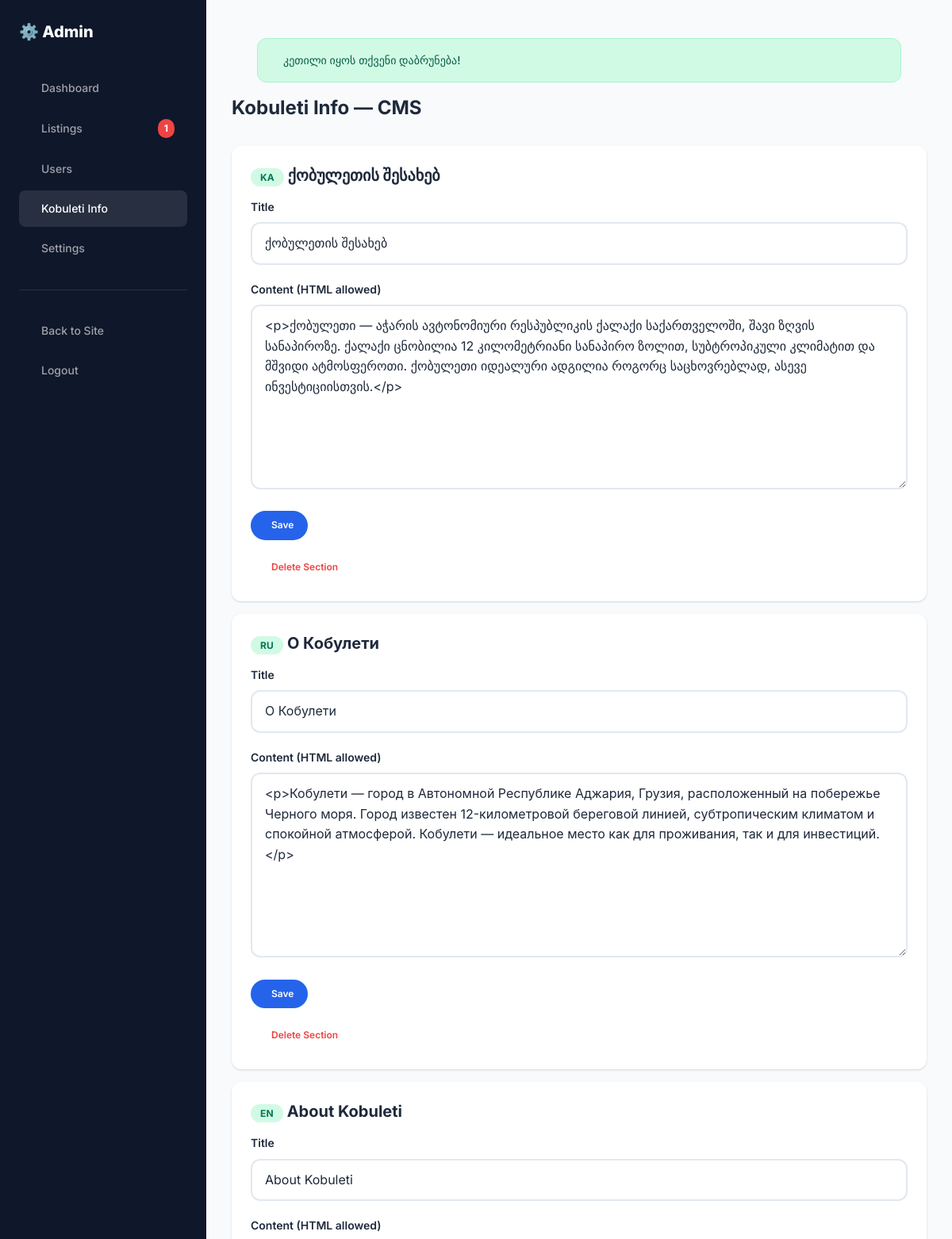
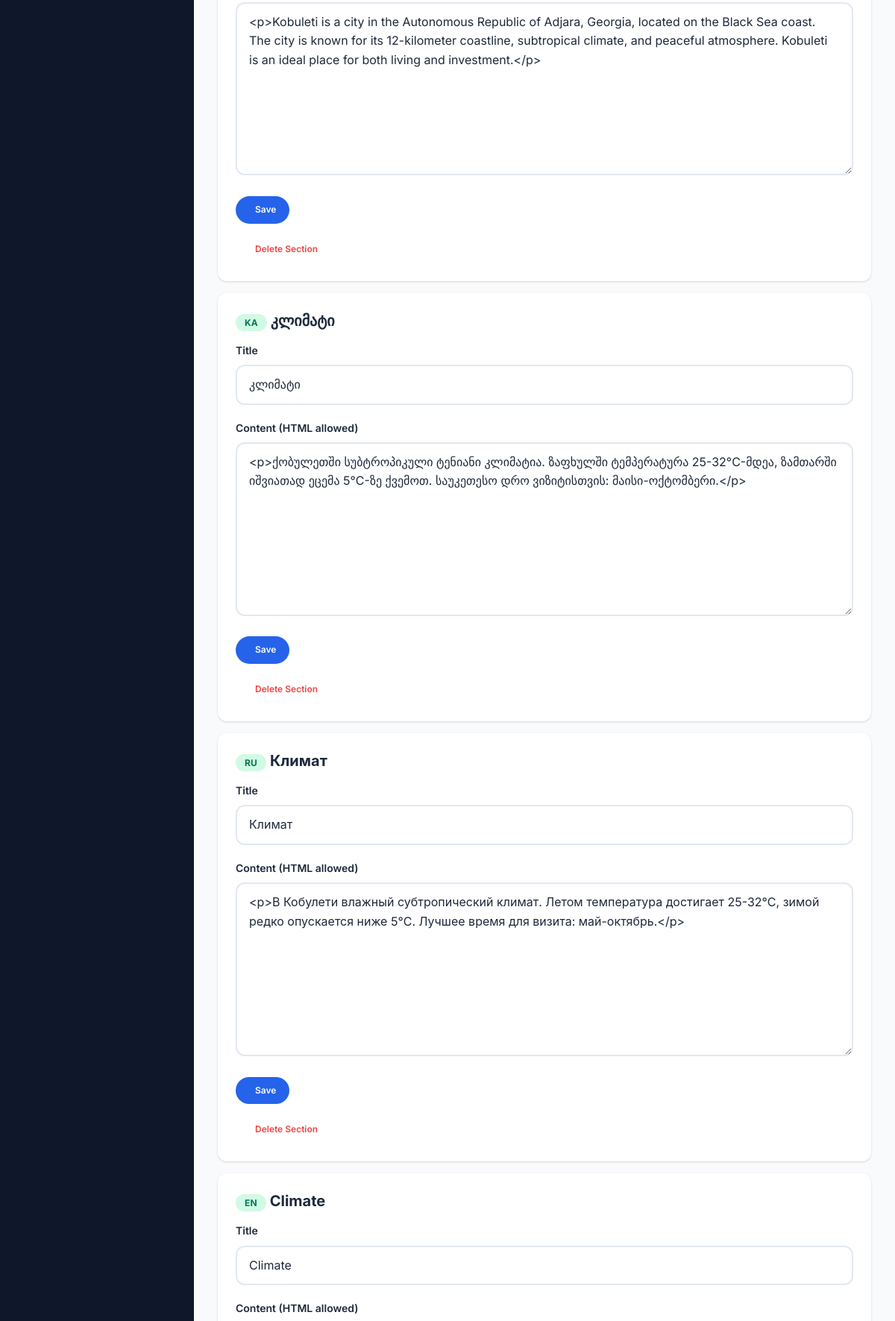
Page /admin/info (signed in, upper part) on the committed database (2 pictures, top to bottom).
### tables this page shows
CREATE TABLE `kobuleti_info` (
  `id` INT AUTO_INCREMENT PRIMARY KEY,
  `section` VARCHAR(100) NOT NULL,
  `lang` ENUM('ka','ru','en') NOT NULL,
  `title` VARCHAR(500),
  `content` LONGTEXT,
  `updated_at` TIMESTAMP DEFAULT CURRENT_TIMESTAMP ON UPDATE CURRENT_TIMESTAMP,
  UNIQUE KEY `uniq_section_lang` (`section`, `lang`)
);

### app/helpers/Helpers.php (called while the page is built, shortened)
<?php
function e($string) {
    return htmlspecialchars($string ?? '', ENT_QUOTES, 'UTF-8');
}

### admin/views/info.php (the view, shortened to what this page needs)
<div class="admin-header">
    <h1>Kobuleti Info — CMS</h1>
</div>
<?php foreach ($sections as $section): ?>
<div class="table-wrap p-6 mb-4">
    <form method="POST" action="<?= ADMIN_URL ?>/info">
        <div class="flex justify-between items-center mb-4">
            <h3>
                <span class="badge badge-active"><?= strtoupper($section['lang']) ?></span>
                <?= e($section['title']) ?>
            </h3>
        </div>
        <div class="form-group">
            <label class="form-label">Title</label>
            <input type="text" name="title" class="form-input" value="<?= e($section['title']) ?>">
        </div>
        <div class="form-group">
            <label class="form-label">Content (HTML allowed)</label>
            <textarea name="content" class="form-textarea" rows="8"><?= e($section['content']) ?></textarea>
        </div>
        <div class="flex justify-between">
            <button type="submit" class="btn btn-primary btn-sm"><i class="ph ph-floppy-disk"></i> Save</button>
        </div>
    </form>
    <form method="POST" action="<?= ADMIN_URL ?>/info" style="margin-top: var(--space-4);"
          onsubmit="return confirm('Delete this section?')">
        <button type="submit" class="btn btn-ghost btn-sm" style="color: var(--danger);">
            <i class="ph ph-trash"></i> Delete Section
        </button>
    </form>
</div>
<?php endforeach; ?>

### public/assets/css/style.css (style rules this page uses)
:root { --primary: #2563EB; --primary-dark: #1D4ED8; --primary-light: #3B82F6; --primary-50: #EFF6FF; --primary-100: #DBEAFE; --accent: #F59E0B; --accent-dark: #D97706; --accent-light: #FBBF24; --accent-50: #FFFBEB; --success: #10B981; --success-light: #D1FAE5; --danger: #EF4444; --danger-light: #FEE2E2; --warning: #F59E0B; --warning-light: #FEF3C7; --info: #3B82F6; --info-light: #DBEAFE; --white: #FFFFFF; --bg: #F8FAFC; --bg-alt: #F1F5F9; --border: #E2E8F0; --border-dark: #CBD5E1; --muted: #64748B; --text: #1E293B; --text-light: #475569; --dark: #0F172A; --font-family: 'Inter', -apple-system, BlinkMacSystemFont, 'Segoe UI', sans-serif; --font-size-xs: 0.75rem; --font-size-sm: 0.875rem; --font-size-base: 1rem; --font-size-lg: 1.125rem; --font-size-xl: 1.25rem; --font-size-2xl: 1.5rem; --font-size-3xl: 1.875rem; --font-size-4xl: 2.25rem; --font-size-5xl: 3rem; --space-1: 0.25rem; --space-2: 0.5rem; --space-3: 0.75rem; --space-4: 1rem; --space-5: 1.25rem; --space-6: 1.5rem; --space-8: 2rem; --space-10: 2.5rem; --space-12: 3rem; --space-16: 4rem; --space-20: 5rem; --space-24: 6rem; --radius-sm: 4px; --radius: 8px; --radius-lg: 12px; --radius-xl: 16px; --radius-2xl: 24px; --radius-full: 9999px; --shadow-sm: 0 1px 2px rgba(0,0,0,0.05); --shadow: 0 1px 3px rgba(0,0,0,0.1), 0 1px 2px rgba(0,0,0,0.06); --shadow-md: 0 4px 6px -1px rgba(0,0,0,0.1), 0 2px 4px -1px rgba(0,0,0,0.06); --shadow-lg: 0 10px 15px -3px rgba(0,0,0,0.1), 0 4px 6px -2px rgba(0,0,0,0.05); --shadow-xl: 0 20px 25px -5px rgba(0,0,0,0.1), 0 10px 10px -5px rgba(0,0,0,0.04); --shadow-2xl: 0 25px 50px -12px rgba(0,0,0,0.25); --transition: all 0.2s ease; --transition-slow: all 0.3s ease; --container-max: 1280px; --header-height: 72px; --sidebar-width: 280px; }
*, *::before, *::after { margin: 0; padding: 0; box-sizing: border-box; }
html { font-size: 16px; scroll-behavior: smooth; -webkit-text-size-adjust: 100%; }
body { font-family: var(--font-family); font-size: var(--font-size-base); line-height: 1.6; color: var(--text); background-color: var(--bg); -webkit-font-smoothing: antialiased; -moz-osx-font-smoothing: grayscale; overflow-x: hidden; }
button, input, select, textarea { font-family: inherit; font-size: inherit; line-height: inherit; }
button { cursor: pointer; border: none; background: none; }
h1, h2, h3, h4, h5, h6 { font-weight: 700; line-height: 1.3; color: var(--text); }
h1 { font-size: var(--font-size-3xl); }
h3 { font-size: var(--font-size-xl); }
@media (min-width: 768px) { h1 { font-size: var(--font-size-4xl); } }
.btn { display: inline-flex; align-items: center; justify-content: center; gap: var(--space-2); padding: var(--space-3) var(--space-6); border-radius: var(--radius-full); font-weight: 600; font-size: var(--font-size-sm); transition: var(--transition); white-space: nowrap; cursor: pointer; border: 2px solid transparent; text-decoration: none; line-height: 1.4; }
.btn-primary { background: var(--primary); color: var(--white); }
.btn-ghost { background: transparent; color: var(--text); }
.btn-sm { padding: var(--space-2) var(--space-4); font-size: var(--font-size-xs); }
.badge { padding: var(--space-1) var(--space-3); border-radius: var(--radius-full); font-size: var(--font-size-xs); font-weight: 700; letter-spacing: 0.02em; }
.badge-active { background: var(--success-light); color: #047857; }
.form-group { margin-bottom: var(--space-5); }
.form-label { display: block; font-weight: 600; font-size: var(--font-size-sm); color: var(--text); margin-bottom: var(--space-2); }
.form-input, .form-select, .form-textarea { width: 100%; padding: var(--space-3) var(--space-4); border: 2px solid var(--border); border-radius: var(--radius-lg); font-size: var(--font-size-base); color: var(--text); background: var(--white); transition: var(--transition); }
.form-input::placeholder, .form-textarea::placeholder { color: var(--muted); }
.form-textarea { min-height: 120px; resize: vertical; }
.table-wrap { background: var(--white); border-radius: var(--radius-lg); box-shadow: var(--shadow); overflow: hidden; }
.mb-4 { margin-bottom: var(--space-4); }
.p-6 { padding: var(--space-6); }
.flex { display: flex; }
.items-center { align-items: center; }
.justify-between { justify-content: space-between; }

### admin/views/layout.php (style rules this page uses)
.admin-header { display: flex; align-items: center; justify-content: space-between; margin-bottom: var(--space-8); }
.admin-header h1 { font-size: var(--font-size-2xl); }

### rows in the picture
kobuleti_info: lang "KA", title "ქობულეთის შესახებ", content "<p>ქობულეთი — აჭარის ავტონომიური რესპუბლიკის ქალაქი საქართველოში, შავი ზღვის სანაპიროზე. ქალაქი ცნობილია 12 კილომეტრიანი სანაპირო ზოლით, სუბტროპიკული კლიმატით და მშვიდი ატმოსფეროთი. ქობულეთი იდეალური ადგილია როგორც საცხოვრებლად, ასევე ინვესტიციისთვის.</p>"
kobuleti_info: lang "RU", title "О Кобулети", content "<p>Кобулети — город в Автономной Республике Аджария, Грузия, расположенный на побережье Черного моря. Город известен 12-километровой береговой линией, субтропическим климатом и спокойной атмосферой. Кобулети — идеальное место как для проживания, так и для инвестиций.</p>"
kobuleti_info: lang "EN", title "About Kobuleti", content "<p>Kobuleti is a city in the Autonomous Republic of Adjara, Georgia, located on the Black Sea coast. The city is known for its 12-kilometer coastline, subtropical climate, and peaceful atmosphere. Kobuleti is an ideal place for both living and investment.</p>"
kobuleti_info: lang "KA", title "კლიმატი", content "<p>ქობულეთში სუბტროპიკული ტენიანი კლიმატია. ზაფხულში ტემპერატურა 25-32°C-მდეა, ზამთარში იშვიათად ეცემა 5°C-ზე ქვემოთ. საუკეთესო დრო ვიზიტისთვის: მაისი-ოქტომბერი.</p>"
kobuleti_info: lang "RU", title "Климат", content "<p>В Кобулети влажный субтропический климат. Летом температура достигает 25-32°C, зимой редко опускается ниже 5°C. Лучшее время для визита: май-октябрь.</p>"
kobuleti_info: lang "EN", title "Climate"

### other values in the picture
$pendingCount "1"
$msg "კეთილი იყოს თქვენი დაბრუნება!"
